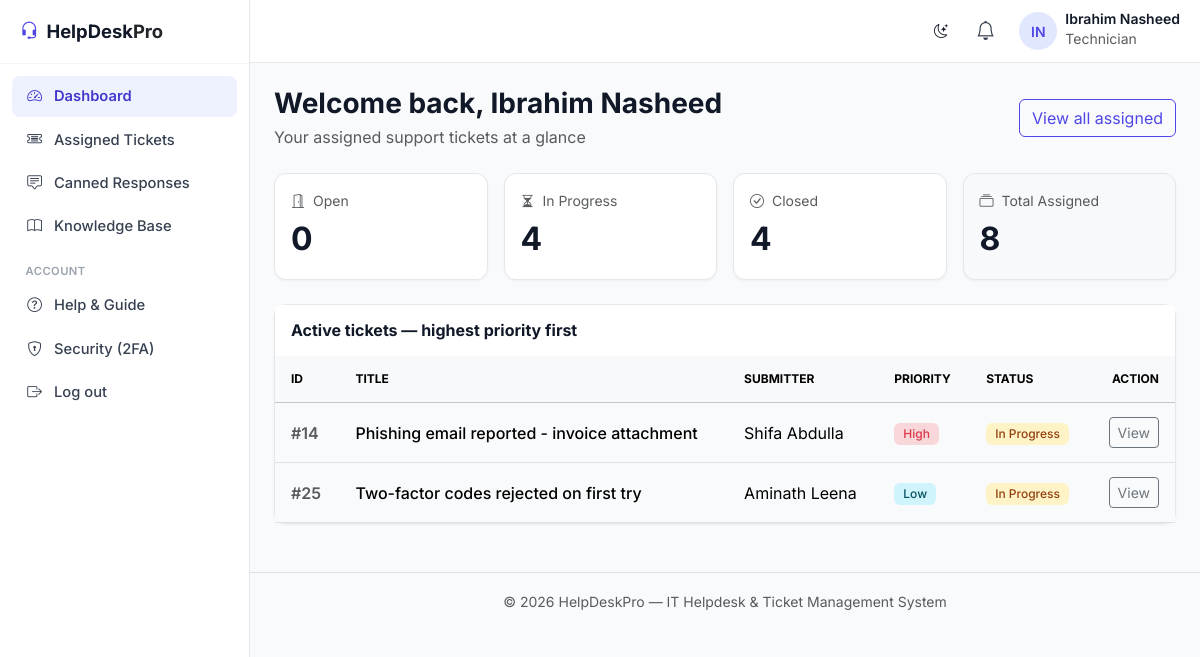
Page /technician/dashboard.php (signed in) on the committed database.
### tables this page shows
CREATE TABLE tickets (
    ticket_id INT AUTO_INCREMENT PRIMARY KEY,
    user_id INT NOT NULL,                      
    assigned_to INT NULL,                      
    department_id INT NULL,                    
    title VARCHAR(150) NOT NULL,
    description TEXT NOT NULL,
    category ENUM('Hardware', 'Software', 'Network', 'Other') DEFAULT 'Other',
    priority ENUM('Low', 'Medium', 'High') DEFAULT 'Medium',
    status ENUM('Open', 'In Progress', 'Closed') DEFAULT 'Open',
    escalated TINYINT(1) NOT NULL DEFAULT 0,   
    sla_due_at DATETIME NULL,                  
    attachment VARCHAR(255) NULL,
    created_at TIMESTAMP DEFAULT CURRENT_TIMESTAMP,
    updated_at TIMESTAMP DEFAULT CURRENT_TIMESTAMP ON UPDATE CURRENT_TIMESTAMP,
    FOREIGN KEY (user_id) REFERENCES users(user_id) ON DELETE CASCADE,
    FOREIGN KEY (assigned_to) REFERENCES users(user_id) ON DELETE SET NULL,
    FOREIGN KEY (department_id) REFERENCES departments(department_id) ON DELETE SET NULL
);

CREATE TABLE users (
    user_id INT AUTO_INCREMENT PRIMARY KEY,
    name VARCHAR(100) NOT NULL,
    email VARCHAR(150) NOT NULL UNIQUE,
    staff_id VARCHAR(20) NOT NULL UNIQUE,    
    password VARCHAR(255) NOT NULL,
    role ENUM('admin', 'technician', 'employee') NOT NULL DEFAULT 'employee',
    department_id INT NULL,                    
    two_factor_secret VARCHAR(32) NULL,
    two_factor_enabled TINYINT(1) NOT NULL DEFAULT 0,
    password_changed_at TIMESTAMP NULL DEFAULT CURRENT_TIMESTAMP,
    must_change_password TINYINT(1) NOT NULL DEFAULT 0,  
    created_at TIMESTAMP DEFAULT CURRENT_TIMESTAMP,
    FOREIGN KEY (department_id) REFERENCES departments(department_id) ON DELETE SET NULL
);

### technician/dashboard.php (the view, shortened to what this page needs)
<?php
require_once __DIR__ . '/../includes/functions.php';
$user = current_user();
$stmt = $pdo->prepare("
    SELECT
        SUM(status = 'Open') AS open_count,
        SUM(status = 'In Progress') AS progress_count,
        SUM(status = 'Closed') AS closed_count,
        COUNT(*) AS total
    FROM tickets WHERE assigned_to = ?
");
$stmt->execute([$user['user_id']]);
$stats = $stmt->fetch();
$stmt = $pdo->prepare("
    SELECT t.*, u.name AS submitter_name FROM tickets t
    JOIN users u ON t.user_id = u.user_id
    WHERE t.assigned_to = ? AND t.status != 'Closed'
    ORDER BY t.priority = 'High' DESC, t.created_at ASC
    LIMIT 5
");
$stmt->execute([$user['user_id']]);
$active = $stmt->fetchAll();
include __DIR__ . '/../includes/header.php';
?>
<div class="d-flex flex-column flex-md-row justify-content-between align-items-md-center mb-4 gap-3">
    <div>
        <h1 class="h3 fw-bold mb-1">Welcome back, <?= e($user['name']) ?></h1>
        <p class="text-muted mb-0">Your assigned support tickets at a glance</p>
    </div>
    <a href="tickets.php" class="btn btn-outline-primary">View all assigned</a>
</div>
<div class="row g-3 mb-4">
    <div class="col-6 col-md-3">
        <div class="card p-3">
            <div class="text-muted fs-7 mb-1"><i class="bi bi-door-open me-1"></i> Open</div>
            <div class="fs-2 fw-bold"><?= (int) $stats['open_count'] ?></div>
        </div>
    </div>
    <div class="col-6 col-md-3">
        <div class="card p-3">
            <div class="text-muted fs-7 mb-1"><i class="bi bi-hourglass-split me-1"></i> In Progress</div>
            <div class="fs-2 fw-bold"><?= (int) $stats['progress_count'] ?></div>
        </div>
    </div>
    <div class="col-6 col-md-3">
        <div class="card p-3">
            <div class="text-muted fs-7 mb-1"><i class="bi bi-check-circle me-1"></i> Closed</div>
            <div class="fs-2 fw-bold"><?= (int) $stats['closed_count'] ?></div>
        </div>
    </div>
    <div class="col-6 col-md-3">
        <div class="card p-3 bg-light">
            <div class="text-muted fs-7 mb-1"><i class="bi bi-collection me-1"></i> Total Assigned</div>
            <div class="fs-2 fw-bold"><?= (int) $stats['total'] ?></div>
        </div>
    </div>
</div>
<div class="card">
    <div class="card-header bg-white py-3 border-0">
        <h6 class="fw-bold mb-0">Active tickets &mdash; highest priority first</h6>
    </div>
    <?php if (empty($active)): ?>
        <div class="card-body text-center py-5">
            <i class="bi bi-emoji-smile text-primary empty-state-icon mb-3 d-block"></i>
            <p class="text-muted mb-0 fw-medium">No active tickets assigned. Nice and clear!</p>
        </div>
    <?php else: ?>
        <div class="table-responsive">
            <table class="table table-hover align-middle mb-0">
                <thead class="table-light fs-8 text-uppercase">
                    <tr><th>ID</th><th>Title</th><th>Submitter</th><th>Priority</th><th>Status</th><th class="text-end">Action</th></tr>
                </thead>
                <tbody>
                <?php foreach ($active as $t): ?>
                    <tr>
                        <td class="fw-semibold text-muted">#<?= $t['ticket_id'] ?></td>
                        <td class="fw-medium"><?= e($t['title']) ?></td>
                        <td><?= e($t['submitter_name']) ?></td>
                        <td><?= priority_badge($t['priority']) ?></td>
                        <td><?= status_badge($t['status']) ?></td>
                        <td class="text-end"><a href="../ticket.php?id=<?= $t['ticket_id'] ?>" class="btn btn-sm btn-outline-secondary">View</a></td>
                    </tr>
                <?php endforeach; ?>
                </tbody>
            </table>
        </div>
    <?php endif; ?>
</div>
<?php include __DIR__ . '/../includes/footer.php'; ?>

### includes/functions.php (shortened to what this page needs)
<?php
function current_user() {
    return [
        'user_id' => isset($_SESSION['user_id']) ? (int) $_SESSION['user_id'] : null,
        'name'    => $_SESSION['name'] ?? null,
        'role'    => $_SESSION['role'] ?? null,
    ];
}
function e($str) {
    return htmlspecialchars($str ?? '', ENT_QUOTES, 'UTF-8');
}
        ?>
        <?php
function status_badge($status) {
    $map = [
        'Open' => 'badge-open',
        'In Progress' => 'badge-progress',
        'Closed' => 'badge-closed',
    ];
    $class = $map[$status] ?? 'badge-open';
    return "<span class=\"badge $class\">" . e($status) . "</span>";
}
function priority_badge($priority) {
    $map = [
        'Low' => 'bg-info-subtle text-info-emphasis',
        'Medium' => 'bg-warning-subtle text-warning-emphasis',
        'High' => 'bg-danger-subtle text-danger',
    ];
    $class = $map[$priority] ?? 'bg-secondary-subtle text-secondary';
    return "<span class=\"badge $class\">" . e($priority) . "</span>";
}

### assets/css/style.css (style rules this page uses)
:root { --bs-primary: #4f46e5; --bs-primary-rgb: 79, 70, 229; --bs-body-font-family: 'Inter', system-ui, -apple-system, sans-serif; --bs-body-bg: #f9fafb; --bs-body-color: #111827; }
body { font-family: var(--bs-body-font-family); background-color: var(--bs-body-bg); color: var(--bs-body-color); }
.btn-outline-primary { color: #4f46e5; border-color: #4f46e5; }
.card { border-radius: 0.75rem; border: 1px solid #e5e7eb; box-shadow: 0 1px 3px 0 rgba(0, 0, 0, 0.05); background-color: #ffffff; }
.card-header { border-bottom: 1px solid #f3f4f6; }
.table > :not(caption) > * > * { padding: 0.875rem 1rem; }
.badge { font-weight: 500; padding: 0.4em 0.75em; border-radius: 0.375rem; }
.badge-progress { background-color: #fef3c7; color: #92400e; }
.fs-7 { font-size: 0.875rem !important; }
.fs-8 { font-size: 0.75rem !important; }

### rows in the picture
tickets: ticket_id "14", title "Phishing email reported - invoice attachment", user.name "Shifa Abdulla", priority "High", status "In Progress"
tickets: ticket_id "25", title "Two-factor codes rejected on first try", user.name "Aminath Leena", priority "Low", status "In Progress"

### other values in the picture
$initials ?: '?' "IN"
$nav_user['name'] "Ibrahim Nasheed"
$nav_user['role'] "Technician"
$user['name'] "Ibrahim Nasheed"
$stats['open_count'] "0"
$stats['progress_count'] "4"
$stats['closed_count'] "4"
$stats['total'] "8"
